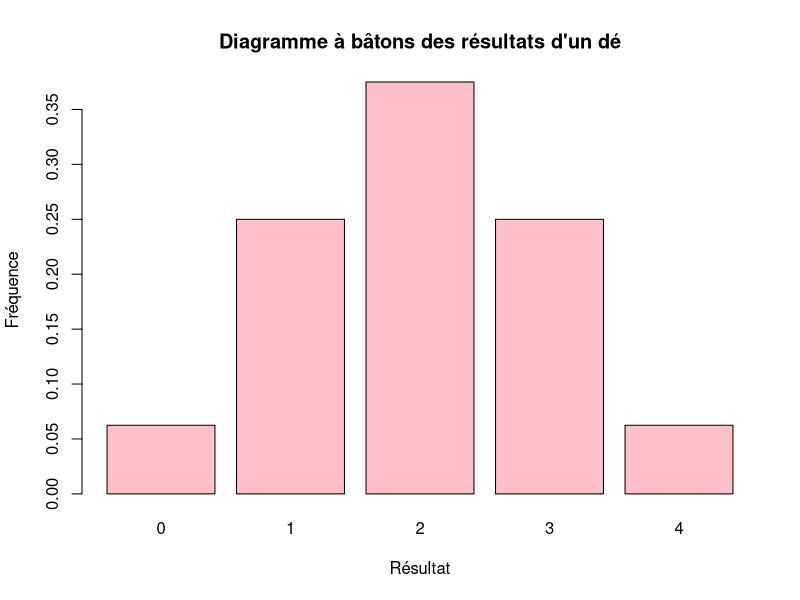

Here is the R script that generated this plot:
############################### Chapitre 5 #####################################

# numero 13
fct_masse <- c(1/16, 1/4, 3/8, 1/4, 1/16)
nb_faces <- c("0", "1", "2", "3", "4")

barplot(fct_masse, 
        names.arg = nb_faces,
        col = "pink", 
        main = "Diagramme à bâtons des résultats d'un dé", 
        xlab = "Résultat",
        ylab = "Fréquence"
)
